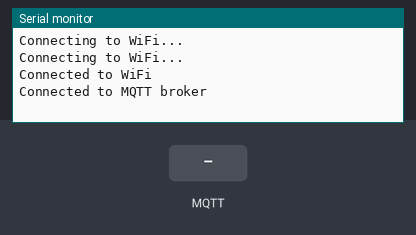
This sketch was run on a simulated ESP8266 (NodeMCU). On the bench: the last lines printed to the serial monitor. The inputs (shaded band) are chosen by the test bench. WiFi joins after 1.5 s; servers stay silent unless stated; no MQTT or app messages arrive unless stated.

Above: at 3.2 s.
3.3 s: MQTT message "nhom6" arrives on the first subscribed topic
At 5.2 s:
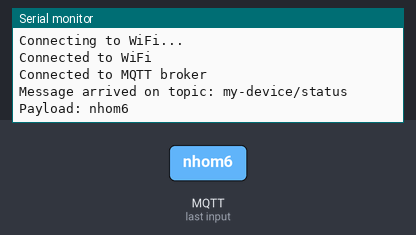
5.5 s: MQTT message "1" arrives on the first subscribed topic
At 6.8 s:
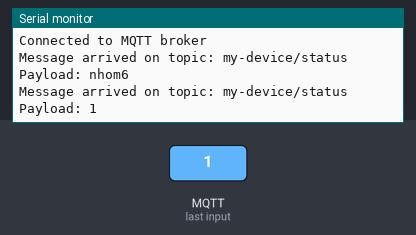
7.5 s: MQTT message "on" arrives on the first subscribed topic
At 9.6 s:
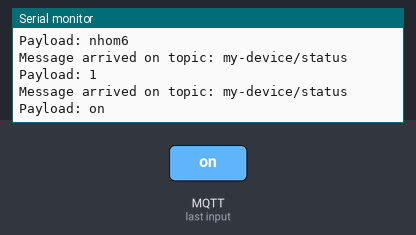
10.6 s: MQTT message "off" arrives on the first subscribed topic
At 12.0 s:
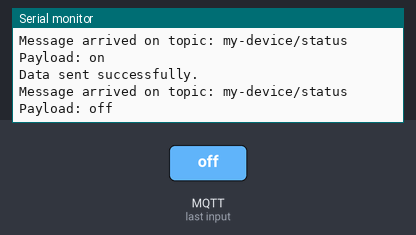
12.5 s: MQTT message "nhom6" arrives on the second subscribed topic
At 13.6 s:
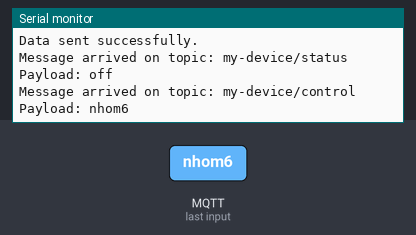

Measured:
- after the input at 3.3 s, the serial monitor: prints a new line after 0.76 s (image 1)
- after the input at 5.5 s, the serial monitor: prints a new line after 0.57 s (image 2)
- after the input at 7.5 s, the serial monitor: prints a new line after 0.57 s (image 3)
- after the input at 10.6 s, the serial monitor: prints a new line after 0.47 s (image 4)
- after the input at 12.5 s, the serial monitor: prints a new line after 0.57 s (image 5)

The sketch:

lab1b.ino
```cpp
#include <ESP8266WiFi.h>
#include <PubSubClient.h>

const char* ssid = "UiTiOt-E3.1";          // Tên mạng Wi-Fi
const char* password = "UiTiOtAP";  // Mật khẩu mạng Wi-Fi
const char* mqtt_server = "broker.mqtt-dashboard.com"; // Địa chỉ IP của MQTT broker
const int mqtt_port = 1883;                 // Cổng MQTT broker

//const char* mqtt_username = "nhom6";
//const char* mqtt_password = "123456789";

char client_id[30];  // ID của ESP8266

WiFiClient espClient;
PubSubClient client(espClient);

unsigned long previousMillis = 0;
const long interval = 10000;  // Gửi dữ liệu lên định kỳ mỗi 10 giây

// Chủ đề MQTT chung để gửi cấu hình
const char* controlTopic = "my-device/control";
const char* statusTopic = "my-device/status";

void setup() {
  Serial.begin(115200);
  delay(10);

  // Khởi động kết nối Wi-Fi
  WiFi.begin(ssid, password);
  while (WiFi.status() != WL_CONNECTED) {
    delay(1000);
    Serial.println("Connecting to WiFi...");
  }
  Serial.println("Connected to WiFi");

  // Khởi động kết nối MQTT
  client.setServer(mqtt_server, mqtt_port);
  sprintf(client_id, "esp8266-%d", ESP.getChipId());
  client.setCallback(callback);

  // Kết nối đến MQTT broker
  if (client.connect(client_id)) {
    Serial.println("Connected to MQTT broker");
    // Theo dõi cấu hình cho thiết bị này
    client.subscribe(statusTopic);
    client.subscribe(controlTopic);
  } else {
    Serial.println("Failed to connect to MQTT broker, rc=");
    Serial.print(client.state());
    Serial.println(" Try again in 5 seconds");
    delay(5000);
  }
}

void loop() {
  if (!client.connected()) {
    reconnect();
  }

  // Gửi dữ liệu lên định kỳ
  unsigned long currentMillis = millis();
  if (currentMillis - previousMillis >= interval) {
    previousMillis = currentMillis;
    // Gọi hàm gửi dữ liệu ở đây
    sendData();
  }

  // Đợi 1 giây trước khi thực hiện vòng lặp tiếp theo
  delay(1000);

  // Lắng nghe và xử lý các tin nhắn MQTT
  client.loop();
}

void callback(char* topic, byte* payload, unsigned int length) {
  // Xử lý tin nhắn MQTT khi nhận được
  Serial.print("Message arrived on topic: ");
  Serial.println(topic);

  // Đọc dữ liệu từ payload
  String message = "";
  for (int i = 0; i < length; i++) {
    message += (char)payload[i];
  }
  Serial.print("Payload: ");
  Serial.println(message);
  if ((char)payload[0] == '1') {
    digitalWrite(BUILTIN_LED, LOW);   // Turn the LED on (Note that LOW is the voltage level
    client.publish(statusTopic, "on");
  } else {
    digitalWrite(BUILTIN_LED, HIGH);  // Turn the LED off by making the voltage HIGH
    client.publish(statusTopic, "off");
  }

}

void sendData() {

   // Gửi cấu hình cho toàn bộ thiết bị qua chủ đề MQTT chung
  String globalMessage = "Global configuration for all devices";
  client.publish(controlTopic, globalMessage.c_str());

  // Gửi cấu hình cho thiết bị cụ thể qua chủ đề MQTT của nó
  String deviceMessage = "New configuration for device1";
  client.publish(statusTopic, deviceMessage.c_str());

  // Khởi tạo biến topic và dataToSend ở đây
  String topic = "data/" + String(client_id);
  String dataToSend = "Hello, World!";

  if (client.publish(topic.c_str(), dataToSend.c_str())) {
    Serial.println("Data sent successfully.");
  } else {
    Serial.println("Failed to send data.");
  }
}

void reconnect() {
  // Kết nối lại đến MQTT broker
  while (!client.connected()) {
    Serial.println("Attempting MQTT connection...");
    if (client.connect(client_id)) {
      Serial.println("Connected to MQTT broker");
      // Subscribe vào chủ đề để nhận lệnh điều khiển
      client.subscribe(statusTopic);
     // Publish trạng thái ban đầu (ví dụ: "off")
      client.publish(statusTopic, "off","on");
    } else {
      Serial.print("Failed, rc=");
      Serial.print(client.state());
      Serial.println(" Trying again in 5 seconds...");
      delay(5000);
    }
  }
}
```
